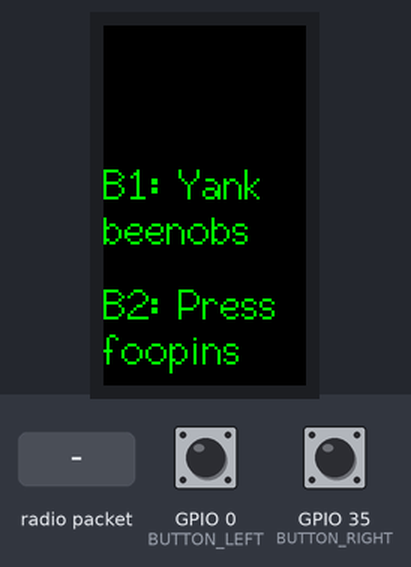
Bench run of a sketch on a simulated ESP32. Parts: 135×240 colour display. Inputs (shaded band) come from the test bench; at power-on: GPIO 0 (BUTTON_LEFT) HIGH, GPIO 35 (BUTTON_RIGHT) HIGH. Random numbers use the default seed unless the sketch sets one; what the sketch prints to the serial monitor is not drawn.

Above: at 0.2 s.
At 1.8 s:
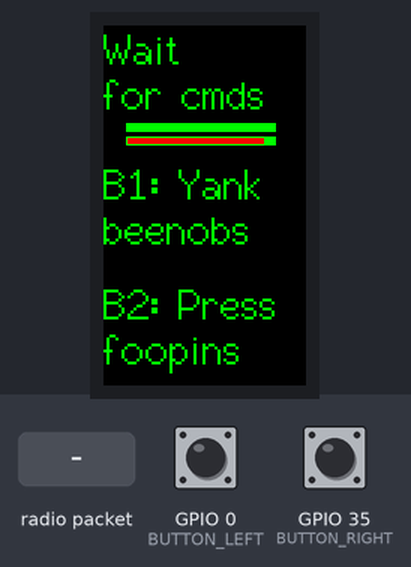
1.9 s: radio packet "5" arrives
3.4 s: radio packet "A" arrives
At 3.99 s:
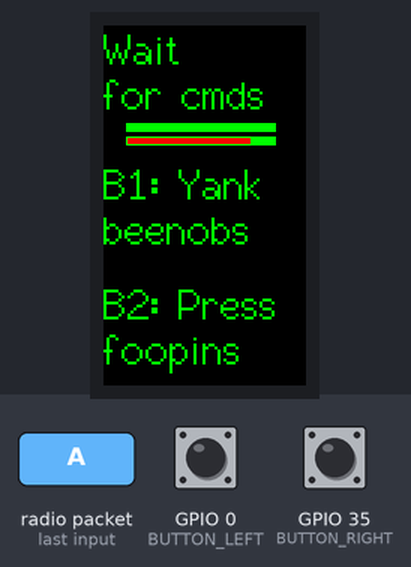
Timing chart, 0 to 6.4 s (numbered marks = the images above; inputs shaded):
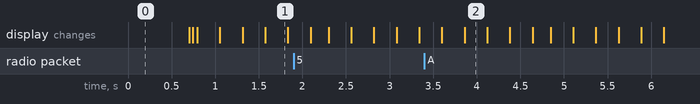

The sketch:

espaceteam__1_.ino
```cpp
/*
  ESP-NOW Multi Unit Demo
  esp-now-multi.ino
  Broadcasts control messages to all devices in network
  Load script on multiple devices

  DroneBot Workshop 2022
  https://dronebotworkshop.com
*/

// Include Libraries
#include <WiFi.h>
#include <esp_now.h>
#include <TFT_eSPI.h> // Graphics and font library for ST7735 driver chip
#include <SPI.h>

TFT_eSPI tft = TFT_eSPI();  // Invoke library, pins defined in User_Setup.h

String cmd1 = "";
String cmd2 = "";
volatile bool scheduleCmd1Send = false;
volatile bool scheduleCmd2Send = false;

String cmdRecvd = "";
const String waitingCmd = "Wait for cmds";
bool redrawCmdRecvd = false;

int progress = 0;
bool redrawProgress = true;

int lastRedrawTime = 0;

int shake = 0;
int shakecount = 5;

int level = 1;

//we could also use xSemaphoreGiveFromISR and its associated fxns, but this is fine
volatile bool scheduleCmdAsk = true;
hw_timer_t * askRequestTimer = NULL;
volatile bool askExpired = false;
hw_timer_t * askExpireTimer = NULL;
int expireLength = 25;

#define ARRAY_SIZE 10
const String commandVerbs[ARRAY_SIZE] = {"Buzz", "Engage", "Floop", "Bother", "Twist", "Jingle", "Jangle", "Yank", "Press", "Play"};
const String commandNounsFirst[ARRAY_SIZE] = {"foo", "dev", "bobby", "jaw", "tooty", "wu", "fizz", "rot", "tea", "bee"};
const String commandNounsSecond[ARRAY_SIZE] = {"bars", "ices", "pins", "nobs", "zops", "tangs", "bells", "wels", "pops", "bops"};

int lineHeight = 30;

// Define LED and pushbutton pins
#define BUTTON_LEFT 0
#define BUTTON_RIGHT 35


void formatMacAddress(const uint8_t *macAddr, char *buffer, int maxLength)
// Formats MAC Address
{
  snprintf(buffer, maxLength, "%02x:%02x:%02x:%02x:%02x:%02x", macAddr[0], macAddr[1], macAddr[2], macAddr[3], macAddr[4], macAddr[5]);
}


void receiveCallback(const uint8_t *macAddr, const uint8_t *data, int dataLen)
/* Called when data is received
   You can receive 3 types of messages
   1) a "ASK" message, which indicates that your device should display the cmd if the device is free
   2) a "DONE" message, which indicates the current ASK? cmd has been executed
   3) a "PROGRESS" message, indicating a change in the progress of the spaceship

   Messages are formatted as follows:
   [A/D]: cmd
   For example, an ASK message for "Twist the wutangs":
   A: Twist the wutangs
   For example, a DONE message for "Engage the devnobs":
   D: Engage the devnobs
   For example, a PROGESS message for 75% progress
   P: 75
*/

{
  // Only allow a maximum of 250 characters in the message + a null terminating byte
  char buffer[ESP_NOW_MAX_DATA_LEN + 1];
  int msgLen = min(ESP_NOW_MAX_DATA_LEN, dataLen);
  strncpy(buffer, (const char *)data, msgLen);

  // Make sure we are null terminated
  buffer[msgLen] = 0;
  String recvd = String(buffer);
  Serial.println(recvd);
  // Format the MAC address
  char macStr[18];
  formatMacAddress(macAddr, macStr, 18);

  // Send Debug log message to the serial port
  Serial.printf("Received message from: %s \n%s\n", macStr, buffer);
  if (recvd[0] == 'A' && cmdRecvd == waitingCmd && random(100) < 30) //only take an ask if you don't have an ask already and only take it XX% of the time
  {
    recvd.remove(0,3);
    cmdRecvd = recvd;
    redrawCmdRecvd = true;
    timerStart(askExpireTimer); //once you get an ask, a timer starts
  }
  else if (recvd[0] == 'D' && recvd.substring(3) == cmdRecvd)
  {
    timerWrite(askExpireTimer, 0);
    timerStop(askExpireTimer);
    cmdRecvd = waitingCmd;
    progress = progress + 1;
    broadcast("P: " + String(progress));
    redrawCmdRecvd = true;

  }
  else if (recvd[0] == 'P')
  {
    recvd.remove(0,3);
    progress = recvd.toInt();
    redrawProgress = true;
  } else if (recvd[0] == 'S'){
    shakecount -= 1;

  }
}

void sentCallback(const uint8_t *macAddr, esp_now_send_status_t status)
// Called when data is sent
{
  char macStr[18];
  formatMacAddress(macAddr, macStr, 18);
  Serial.print("Last Packet Sent to: ");
  Serial.println(macStr);
  Serial.print("Last Packet Send Status: ");
  Serial.println(status == ESP_NOW_SEND_SUCCESS ? "Delivery Success" : "Delivery Fail");
}

void broadcast(const String &message)
// Emulates a broadcast
{
  // Broadcast a message to every device in range
  uint8_t broadcastAddress[] = {0xFF, 0xFF, 0xFF, 0xFF, 0xFF, 0xFF};
  esp_now_peer_info_t peerInfo = {};
  memcpy(&peerInfo.peer_addr, broadcastAddress, 6);
  if (!esp_now_is_peer_exist(broadcastAddress))
  {
    esp_now_add_peer(&peerInfo);
  }
  // Send message
  esp_err_t result = esp_now_send(broadcastAddress, (const uint8_t *)message.c_str(), message.length());

}

void IRAM_ATTR sendCmd1(){
  scheduleCmd1Send = true;
}

void IRAM_ATTR sendCmd2(){
  scheduleCmd2Send = true;
}

void IRAM_ATTR onAskReqTimer(){
  scheduleCmdAsk = true;
}

void IRAM_ATTR onAskExpireTimer(){
  askExpired = true;
  timerStop(askExpireTimer);
  timerWrite(askExpireTimer, 0);
}

void espnowSetup() {
  // Set ESP32 in STA mode to begin with
  delay(500);
  WiFi.mode(WIFI_STA);
  Serial.println("ESP-NOW Broadcast Demo");

  // Print MAC address
  Serial.print("MAC Address: ");
  Serial.println(WiFi.macAddress());

  // Disconnect from WiFi
  WiFi.disconnect();

  // Initialize ESP-NOW
  if (esp_now_init() == ESP_OK)
  {
    Serial.println("ESP-NOW Init Success");
    esp_now_register_recv_cb(receiveCallback);
    esp_now_register_send_cb(sentCallback);
  }
  else
  {
    Serial.println("ESP-NOW Init Failed");
    delay(3000);
    ESP.restart();
  }
}

void buttonSetup(){
  pinMode(BUTTON_LEFT, INPUT);
  pinMode(BUTTON_RIGHT, INPUT);

  attachInterrupt(digitalPinToInterrupt(BUTTON_LEFT), sendCmd1, FALLING);
  attachInterrupt(digitalPinToInterrupt(BUTTON_RIGHT), sendCmd2, FALLING);
}

void textSetup(){
  tft.init();
  tft.setRotation(0);

  tft.setTextSize(2);
  tft.fillScreen(TFT_BLACK);
  tft.setTextColor(TFT_GREEN, TFT_BLACK);
  drawControls();

  cmdRecvd = waitingCmd;
  redrawCmdRecvd = true;
}

void timerSetup(){
  askRequestTimer = timerBegin(0, 80, true);
  timerAttachInterrupt(askRequestTimer, &onAskReqTimer, true);
  timerAlarmWrite(askRequestTimer, 5*1000000, true);//send out an ask every 5 secs
  timerAlarmEnable(askRequestTimer);

  askExpireTimer = timerBegin(1, 80, true);
  timerAttachInterrupt(askExpireTimer, &onAskExpireTimer, true);
  timerAlarmWrite(askExpireTimer, expireLength*1000000, true);
  timerAlarmEnable(askExpireTimer);
  timerStop(askExpireTimer);

}
void setup()
{
  Serial.begin(115200);

  textSetup();
  buttonSetup();
  espnowSetup();
  timerSetup();

}

String genCommand(){
  String verb = commandVerbs[random(ARRAY_SIZE)];
  String noun1 = commandNounsFirst[random(ARRAY_SIZE)];
  String noun2 = commandNounsSecond[random(ARRAY_SIZE)];
  return verb + " " + noun1 + noun2;
}

String ShakeCommand(){
    tft.fillScreen(TFT_BLUE);
    tft.setTextSize(3);
    tft.setTextColor(TFT_WHITE, TFT_BLUE);
    tft.drawString("SHAKE", 45, 20, 2);
    tft.drawString("COMS", 20, 80, 2);
    tft.drawString("3930!", 18, 130, 2);

}


void drawControls(){

  cmd1 = genCommand();
  cmd2 = genCommand();
  cmd1.indexOf(' ');
  tft.drawString("B1: " + cmd1.substring(0, cmd1.indexOf(' ')), 0, 90, 2);
  tft.drawString(cmd1.substring(cmd1.indexOf(' ')+1), 0, 90+lineHeight, 2);
  tft.drawString("B2: " + cmd2.substring(0, cmd2.indexOf(' ')), 0, 170, 2);
  tft.drawString(cmd2.substring(cmd2.indexOf(' ')+1), 0, 170+lineHeight, 2);
}

void loop()
{

  if (scheduleCmd1Send){
    broadcast("D: "+cmd1);
    scheduleCmd1Send = false;
  }
  if (scheduleCmd2Send){
    broadcast("D: "+cmd2);
    scheduleCmd2Send = false;
  }
  if (scheduleCmdAsk) {
    String cmdAsk = random(2) ? cmd1 : cmd2;
    broadcast("A: "+cmdAsk);
    scheduleCmdAsk = false;
  }
  if (askExpired) {
    progress = max(0, progress - 1);
    broadcast(String(progress));
    //tft.fillRect(0, 0, 135, 90, TFT_RED);
    cmdRecvd = waitingCmd;
    redrawCmdRecvd = true;
    askExpired = false;
  }

  if ((millis() - lastRedrawTime) > 50){
    tft.fillRect(15, lineHeight*2+14, 100, 6, TFT_GREEN);
    tft.fillRect(16, lineHeight*2+14+1, (((expireLength * 1000000.0)-timerRead(askExpireTimer))/(expireLength * 1000000.0)) * 98, 4, TFT_RED);
    lastRedrawTime = millis();
  }

  if (redrawCmdRecvd || redrawProgress) {
    tft.fillRect(0, 0, 135, 90, TFT_BLACK);
    tft.drawString(cmdRecvd.substring(0, cmdRecvd.indexOf(' ')), 0, 0, 2);
    tft.drawString(cmdRecvd.substring(cmdRecvd.indexOf(' ')+1), 0, 0+lineHeight, 2);
    redrawCmdRecvd = false;
//
//    if (expireLength < 25) {
  //      if (progress == shake){ // can be variable for the level
    //      while (shakecount > 0){
      //      ShakeCommand();
        //    broadcast("A: SHAKE");
 //         }
//        }
 //   }


    if (progress >= 100) {
      tft.fillScreen(TFT_BLUE);
      tft.setTextSize(3);
      tft.setTextColor(TFT_WHITE, TFT_BLUE);
      delay(6000);
      level += 1;
      if (expireLength > 5){
          expireLength -= 2;
          tft.drawString("LEVEL", 45, 20, 2);
          tft.drawString(String(level), 20, 80, 2);
      } else {
        tft.drawString("YOU WON", 45, 20, 2);
        tft.drawString("CONGRATS", 20, 80, 2);
        tft.drawString("3930!", 18, 130, 2);
        level = 0;
      }
      progress = 0;
      setup();
     // ESP.restart();

    } else {
      tft.fillRect(15, lineHeight*2+5, 100, 6, TFT_GREEN);
      tft.fillRect(16, lineHeight*2+5+1, progress, 4, TFT_BLUE);
    }
    redrawProgress = false;
  }

}
```
